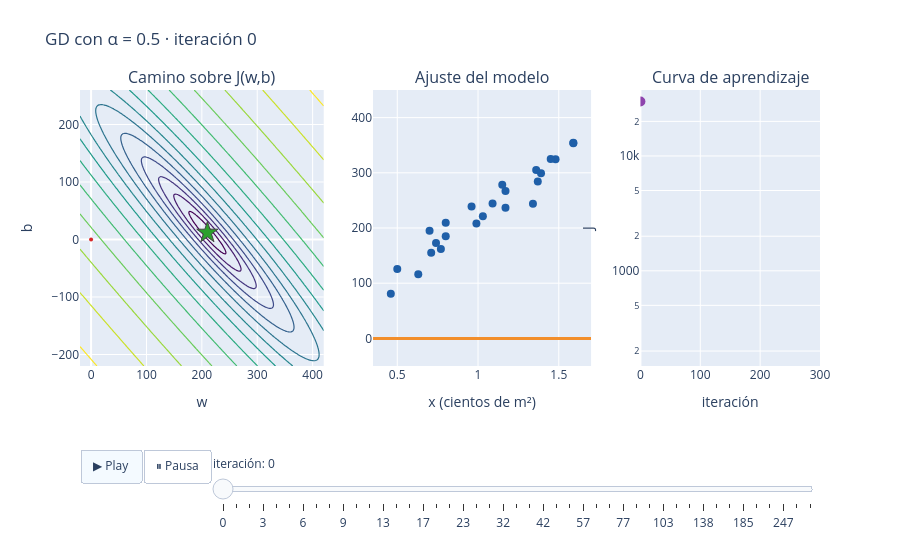

The notebook cell saved with this chart:
### Markdown cell above
### 🎬 Animación · Mira al algoritmo aprender

Presiona **▶ Play** (o arrastra el slider de abajo). Los tres paneles se mueven juntos:
1. **El camino** de $(w,b)$ sobre el mapa de costo.
2. **La recta** acomodándose a los datos.
3. **La curva de aprendizaje**: el costo bajando iteración a iteración.

### Code cell
def animar_gd(p_history, J_history, titulo="Gradient Descent en acción", n_frames=60):
    P = np.array(p_history); Jh = np.array(J_history); T = len(P) - 1
    idx = np.unique(np.round(np.geomspace(1, T + 1, n_frames)).astype(int) - 1)  # más frames al inicio
    fig = make_subplots(rows=1, cols=3, column_widths=[0.38, 0.34, 0.28],
                        subplot_titles=("Camino sobre J(w,b)", "Ajuste del modelo", "Curva de aprendizaje"))
    fig.add_trace(go.Contour(x=_wg, y=_bg, z=np.log10(JJ), colorscale="Viridis", showscale=False,
                             contours=dict(coloring="lines"), line_width=1.2, hoverinfo="skip"), 1, 1)
    fig.add_trace(go.Scatter(x=[W_OPT], y=[B_OPT], mode="markers", marker=dict(symbol="star", size=16, color=VERDE, line=dict(width=1)), name="óptimo"), 1, 1)
    fig.add_trace(go.Scatter(x=x_train, y=y_train, mode="markers", marker=dict(color=AZUL, size=8), name="datos"), 1, 2)
    # trazas dinámicas (índices 3..6)
    fig.add_trace(go.Scatter(x=P[:1, 0], y=P[:1, 1], mode="lines+markers", line=dict(color=ROJO), marker=dict(size=4), name="camino"), 1, 1)
    fig.add_trace(go.Scatter(x=XS, y=P[0, 0] * XS + P[0, 1], mode="lines", line=dict(color=NARANJA, width=3), name="modelo"), 1, 2)
    fig.add_trace(go.Scatter(x=[0], y=Jh[:1], mode="lines", line=dict(color=MORADO), name="J"), 1, 3)
    fig.add_trace(go.Scatter(x=[0], y=Jh[:1], mode="markers", marker=dict(color=MORADO, size=10), name="J actual"), 1, 3)
    frames = []
    for k in idx:
        frames.append(go.Frame(name=str(k), traces=[3, 4, 5, 6], data=[
            go.Scatter(x=P[:k + 1, 0], y=P[:k + 1, 1]),
            go.Scatter(x=XS, y=P[k, 0] * XS + P[k, 1]),
            go.Scatter(x=np.arange(k + 1), y=Jh[:k + 1]),
            go.Scatter(x=[k], y=[Jh[k]])],
            layout=go.Layout(title_text=f"{titulo} · iteración {k} · w = {P[k,0]:.1f}, b = {P[k,1]:.1f}, J = {Jh[k]:,.1f}")))
    fig.frames = frames
    fig.update_layout(
        title=f"{titulo} · iteración 0", height=540, showlegend=False, margin=dict(t=90, b=140),
        updatemenus=[dict(type="buttons", direction="left", x=0.0, y=-0.3, xanchor="left", buttons=[
            dict(label="▶ Play", method="animate", args=[None, dict(frame=dict(duration=120, redraw=True), fromcurrent=True, transition=dict(duration=0))]),
            dict(label="⏸ Pausa", method="animate", args=[[None], dict(frame=dict(duration=0, redraw=False), mode="immediate")])])],
        sliders=[dict(x=0.18, y=-0.24, len=0.82, currentvalue=dict(prefix="iteración: "), steps=[
            dict(label=str(k), method="animate", args=[[str(k)], dict(frame=dict(duration=0, redraw=True), mode="immediate")]) for k in idx])])
    fig.update_xaxes(range=W_RANGO, title_text="w", row=1, col=1); fig.update_yaxes(range=B_RANGO, title_text="b", row=1, col=1)
    fig.update_xaxes(range=[0.35, 1.7], title_text="x (cientos de m²)", row=1, col=2); fig.update_yaxes(range=[-50, 450], row=1, col=2)
    fig.update_xaxes(range=[0, T], title_text="iteración", row=1, col=3)
    fig.update_yaxes(type="log", range=[np.log10(max(Jh.min(), 1)) - 0.1, np.log10(Jh.max()) + 0.1], title_text="J", row=1, col=3)
    return fig

animar_gd(p_hist[:301], J_hist[:301], titulo="GD con α = 0.5").show()

### Figure 1 — Plotly figure (JSON) as saved in the notebook; plotly's stock layout.template omitted (floating-point values rounded to 4 significant figures; data arrays with more than 128 entries replaced by an {"elided": "..."} marker saying what was removed)
{"data": [{"colorscale": [[0, "#440154"], [0.1111, "#482878"], [0.2222, "#3e4989"], [0.3333, "#31688e"], [0.4444, "#26828e"], [0.5556, "#1f9e89"], [0.6667, "#35b779"], [0.7778, "#6ece58"], [0.8889, "#b5de2b"], [1, "#fde725"]], "contours": {"coloring": "lines"}, "hoverinfo": "skip", "line": {"width": 1.2}, "showscale": false, "type": "contour", "x": {"elided": "180 float values"}, "xaxis": "x", "y": {"elided": "180 float values"}, "yaxis": "y", "z": {"elided": "180x180 float values"}}, {"marker": {"color": "#2ca02c", "line": {"width": 1}, "size": 16, "symbol": "star"}, "mode": "markers", "name": "óptimo", "type": "scatter", "x": [210.0], "xaxis": "x", "y": [11.91], "yaxis": "y"}, {"marker": {"color": "#1f5fa8", "size": 8}, "mode": "markers", "name": "datos", "type": "scatter", "x": [1.17, 1.48, 1.34, 0.71, 0.8, 1.45, 0.46, 1.39, 1.37, 0.99, 0.8, 0.77, 0.74, 0.96, 1.03, 1.09, 1.59, 1.36, 1.17, 1.59, 0.7, 0.63, 1.15, 0.5], "xaxis": "x2", "y": [267.1, 324.7, 244.0, 155.2, 184.9, 325.0, 80.9, 299.4, 284.2, 208.1, 209.3, 161.9, 172.7, 239.1, 221.5, 244.4, 354.3, 305.0, 236.7, 353.6, 194.9, 116.3, 278.4, 125.6], "yaxis": "y2"}, {"line": {"color": "#d62728"}, "marker": {"size": 4}, "mode": "lines+markers", "name": "camino", "type": "scatter", "x": [0.0], "xaxis": "x", "y": [0.0], "yaxis": "y"}, {"line": {"color": "#f28e2b", "width": 3}, "mode": "lines", "name": "modelo", "type": "scatter", "x": [0.35, 0.3776, 0.4051, 0.4327, 0.4602, 0.4878, 0.5153, 0.5429, 0.5704, 0.598, 0.6255, 0.6531, 0.6806, 0.7082, 0.7357, 0.7633, 0.7908, 0.8184, 0.8459, 0.8735, 0.901, 0.9286, 0.9561, 0.9837, 1.011, 1.039, 1.066, 1.094, 1.121, 1.149, 1.177, 1.204, 1.232, 1.259, 1.287, 1.314, 1.342, 1.369, 1.397, 1.424, 1.452, 1.48, 1.507, 1.535, 1.562, 1.59, 1.617, 1.645, 1.672, 1.7], "xaxis": "x2", "y": [0.0, 0.0, 0.0, 0.0, 0.0, 0.0, 0.0, 0.0, 0.0, 0.0, 0.0, 0.0, 0.0, 0.0, 0.0, 0.0, 0.0, 0.0, 0.0, 0.0, 0.0, 0.0, 0.0, 0.0, 0.0, 0.0, 0.0, 0.0, 0.0, 0.0, 0.0, 0.0, 0.0, 0.0, 0.0, 0.0, 0.0, 0.0, 0.0, 0.0, 0.0, 0.0, 0.0, 0.0, 0.0, 0.0, 0.0, 0.0, 0.0, 0.0], "yaxis": "y2"}, {"line": {"color": "#8e44ad"}, "mode": "lines", "name": "J", "type": "scatter", "x": [0], "xaxis": "x3", "y": [29810.0], "yaxis": "y3"}, {"marker": {"color": "#8e44ad", "size": 10}, "mode": "markers", "name": "J actual", "type": "scatter", "x": [0], "xaxis": "x3", "y": [29810.0], "yaxis": "y3"}], "layout": {"annotations": [{"font": {"size": 16}, "showarrow": false, "text": "Camino sobre J(w,b)", "x": 0.1647, "xanchor": "center", "xref": "paper", "y": 1, "yanchor": "bottom", "yref": "paper"}, {"font": {"size": 16}, "showarrow": false, "text": "Ajuste del modelo", "x": 0.5433, "xanchor": "center", "xref": "paper", "y": 1, "yanchor": "bottom", "yref": "paper"}, {"font": {"size": 16}, "showarrow": false, "text": "Curva de aprendizaje", "x": 0.8787, "xanchor": "center", "xref": "paper", "y": 1, "yanchor": "bottom", "yref": "paper"}], "height": 540, "margin": {"b": 140, "t": 90}, "showlegend": false, "sliders": [{"currentvalue": {"prefix": "iteración: "}, "len": 0.82, "steps": [{"args": [["0"], {"frame": {"duration": 0, "redraw": true}, "mode": "immediate"}], "label": "0", "method": "animate"}, {"args": [["1"], {"frame": {"duration": 0, "redraw": true}, "mode": "immediate"}], "label": "1", "method": "animate"}, {"args": [["2"], {"frame": {"duration": 0, "redraw": true}, "mode": "immediate"}], "label": "2", "method": "animate"}, {"args": [["3"], {"frame": {"duration": 0, "redraw": true}, "mode": "immediate"}], "label": "3", "method": "animate"}, {"args": [["4"], {"frame": {"duration": 0, "redraw": true}, "mode": "immediate"}], "label": "4", "method": "animate"}, {"args": [["5"], {"frame": {"duration": 0, "redraw": true}, "mode": "immediate"}], "label": "5", "method": "animate"}, {"args": [["6"], {"frame": {"duration": 0, "redraw": true}, "mode": "immediate"}], "label": "6", "method": "animate"}, {"args": [["7"], {"frame": {"duration": 0, "redraw": true}, "mode": "immediate"}], "label": "7", "method": "animate"}, {"args": [["8"], {"frame": {"duration": 0, "redraw": true}, "mode": "immediate"}], "label": "8", "method": "animate"}, {"args": [["9"], {"frame": {"duration": 0, "redraw": true}, "mode": "immediate"}], "label": "9", "method": "animate"}, {"args": [["10"], {"frame": {"duration": 0, "redraw": true}, "mode": "immediate"}], "label": "10", "method": "animate"}, {"args": [["11"], {"frame": {"duration": 0, "redraw": true}, "mode": "immediate"}], "label": "11", "method": "animate"}, {"args": [["13"], {"frame": {"duration": 0, "redraw": true}, "mode": "immediate"}], "label": "13", "method": "animate"}, {"args": [["14"], {"frame": {"duration": 0, "redraw": true}, "mode": "immediate"}], "label": "14", "method": "animate"}, {"args": [["16"], {"frame": {"duration": 0, "redraw": true}, "mode": "immediate"}], "label": "16", "method": "animate"}, {"args": [["17"], {"frame": {"duration": 0, "redraw": true}, "mode": "immediate"}], "label": "17", "method": "animate"}, {"args": [["19"], {"frame": {"duration": 0, "redraw": true}, "mode": "immediate"}], "label": "19", "method": "animate"}, {"args": [["21"], {"frame": {"duration": 0, "redraw": true}, "mode": "immediate"}], "label": "21", "method": "animate"}, {"args": [["23"], {"frame": {"duration": 0, "redraw": true}, "mode": "immediate"}], "label": "23", "method": "animate"}, {"args": [["26"], {"frame": {"duration": 0, "redraw": true}, "mode": "immediate"}], "label": "26", "method": "animate"}, {"args": [["29"], {"frame": {"duration": 0, "redraw": true}, "mode": "immediate"}], "label": "29", "method": "animate"}, {"args": [["32"], {"frame": {"duration": 0, "redraw": true}, "mode": "immediate"}], "label": "32", "method": "animate"}, {"args": [["35"], {"frame": {"duration": 0, "redraw": true}, "mode": "immediate"}], "label": "35", "method": "animate"}, {"args": [["38"], {"frame": {"duration": 0, "redraw": true}, "mode": "immediate"}], "label": "38", "method": "animate"}, {"args": [["42"], {"frame": {"duration": 0, "redraw": true}, "mode": "immediate"}], "label": "42", "method": "animate"}, {"args": [["47"], {"frame": {"duration": 0, "redraw": true}, "mode": "immediate"}], "label": "47", "method": "animate"}, {"args": [["52"], {"frame": {"duration": 0, "redraw": true}, "mode": "immediate"}], "label": "52", "method": "animate"}, {"args": [["57"], {"frame": {"duration": 0, "redraw": true}, "mode": "immediate"}], "label": "57", "method": "animate"}, {"args": [["63"], {"frame": {"duration": 0, "redraw": true}, "mode": "immediate"}], "label": "63", "method": "animate"}, {"args": [["70"], {"frame": {"duration": 0, "redraw": true}, "mode": "immediate"}], "label": "70", "method": "animate"}, {"args": [["77"], {"frame": {"duration": 0, "redraw": true}, "mode": "immediate"}], "label": "77", "method": "animate"}, {"args": [["85"], {"frame": {"duration": 0, "redraw": true}, "mode": "immediate"}], "label": "85", "method": "animate"}, {"args": [["93"], {"frame": {"duration": 0, "redraw": true}, "mode": "immediate"}], "label": "93", "method": "animate"}, {"args": [["103"], {"frame": {"duration": 0, "redraw": true}, "mode": "immediate"}], "label": "103", "method": "animate"}, {"args": [["113"], {"frame": {"duration": 0, "redraw": true}, "mode": "immediate"}], "label": "113", "method": "animate"}, {"args": [["125"], {"frame": {"duration": 0, "redraw": true}, "mode": "immediate"}], "label": "125", "method": "animate"}, {"args": [["138"], {"frame": {"duration": 0, "redraw": true}, "mode": "immediate"}], "label": "138", "method": "animate"}, {"args": [["152"], {"frame": {"duration": 0, "redraw": true}, "mode": "immediate"}], "label": "152", "method": "animate"}, {"args": [["167"], {"frame": {"duration": 0, "redraw": true}, "mode": "immediate"}], "label": "167", "method": "animate"}, {"args": [["185"], {"frame": {"duration": 0, "redraw": true}, "mode": "immediate"}], "label": "185", "method": "animate"}, {"args": [["203"], {"frame": {"duration": 0, "redraw": true}, "mode": "immediate"}], "label": "203", "method": "animate"}, {"args": [["224"], {"frame": {"duration": 0, "redraw": true}, "mode": "immediate"}], "label": "224", "method": "animate"}, {"args": [["247"], {"frame": {"duration": 0, "redraw": true}, "mode": "immediate"}], "label": "247", "method": "animate"}, {"args": [["272"], {"frame": {"duration": 0, "redraw": true}, "mode": "immediate"}], "label": "272", "method": "animate"}, {"args": [["300"], {"frame": {"duration": 0, "redraw": true}, "mode": "immediate"}], "label": "300", "method": "animate"}], "x": 0.18, "y": -0.24}], "title": {"text": "GD con α = 0.5 · iteración 0"}, "updatemenus": [{"buttons": [{"args": [null, {"frame": {"duration": 120, "redraw": true}, "fromcurrent": true, "transition": {"duration": 0}}], "label": "▶ Play", "method": "animate"}, {"args": [[null], {"frame": {"duration": 0, "redraw": false}, "mode": "immediate"}], "label": "⏸ Pausa", "method": "animate"}], "direction": "left", "type": "buttons", "x": 0, "xanchor": "left", "y": -0.3}], "xaxis": {"anchor": "y", "domain": [0, 0.3293], "range": [-20, 420], "title": {"text": "w"}}, "xaxis2": {"anchor": "y2", "domain": [0.396, 0.6907], "range": [0.35, 1.7], "title": {"text": "x (cientos de m²)"}}, "xaxis3": {"anchor": "y3", "domain": [0.7573, 1], "range": [0, 300], "title": {"text": "iteración"}}, "yaxis": {"anchor": "x", "domain": [0, 1], "range": [-220, 260], "title": {"text": "b"}}, "yaxis2": {"anchor": "x2", "domain": [0, 1], "range": [-50, 450]}, "yaxis3": {"anchor": "x3", "domain": [0, 1], "range": [2.171, 4.574], "title": {"text": "J"}, "type": "log"}}}
